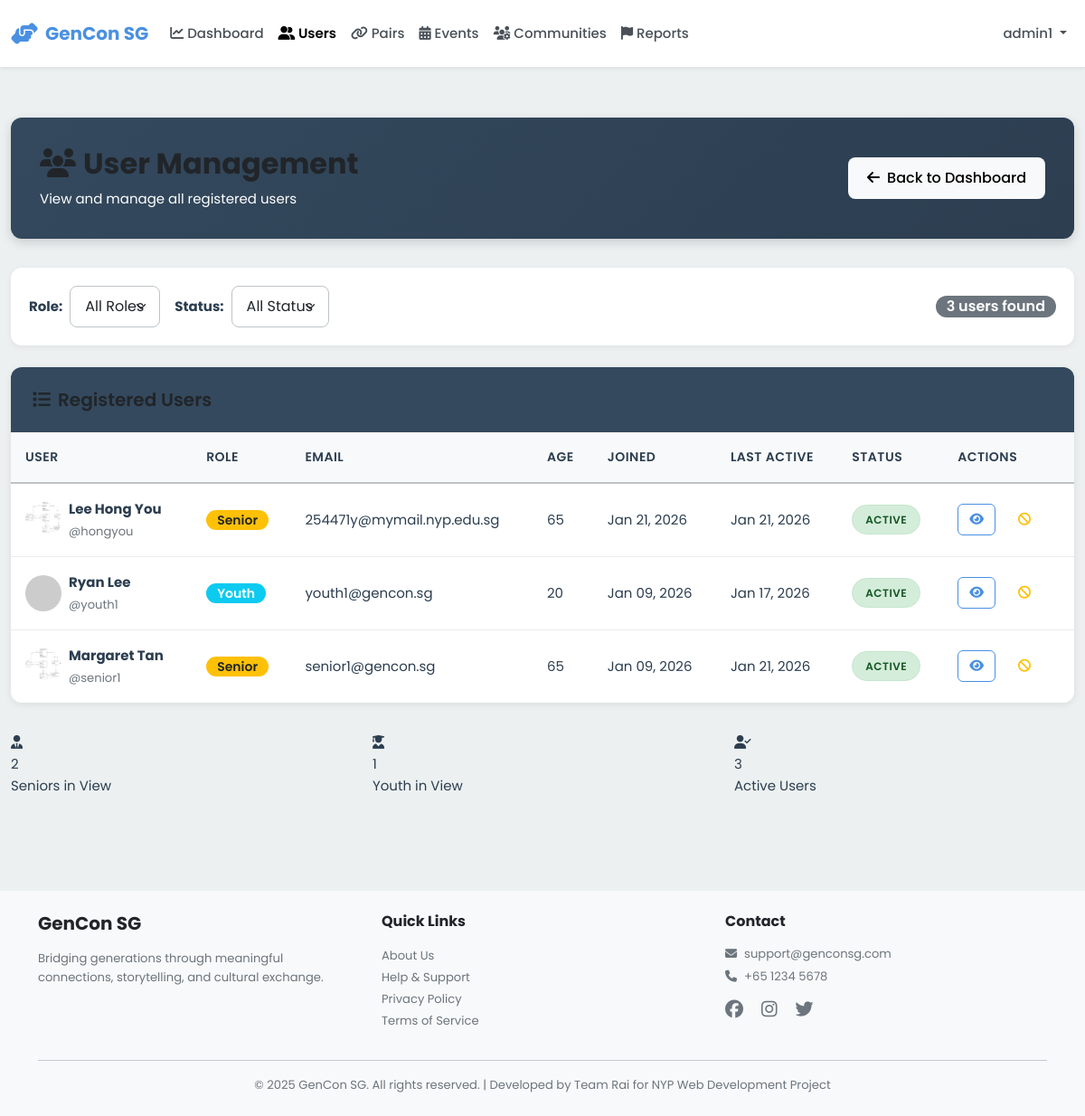
Before: /admin/users (signed in) with the older database file.
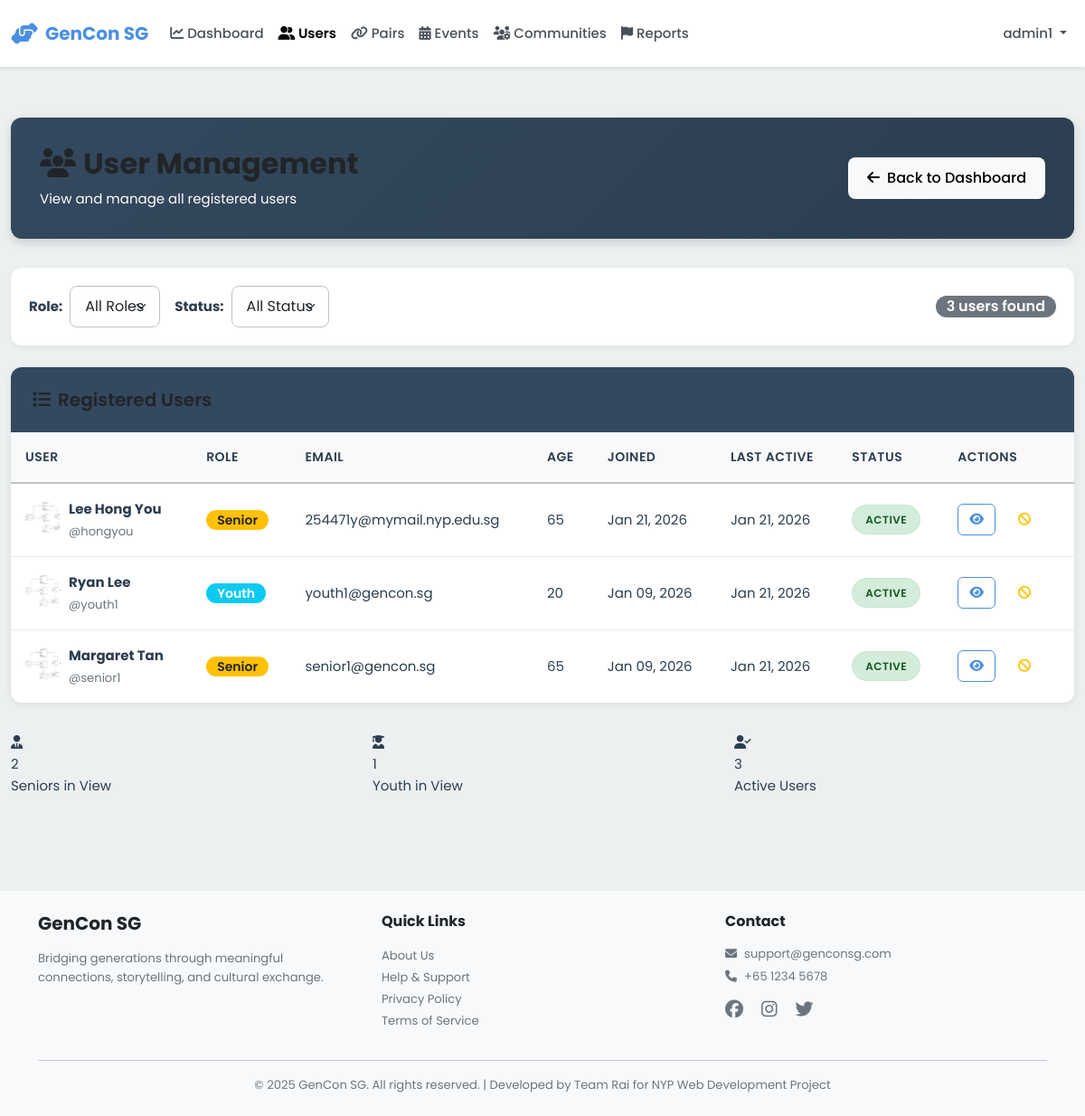
After: the same page with the newer database file.
### models.py (models this page shows, shortened)
class User(db.Model):
    __tablename__ = 'users'
    id = db.Column(db.Integer, primary_key=True)
    username = db.Column(db.String(80), unique=True, nullable=False, index=True)
    password_hash = db.Column(db.String(255), nullable=False)
    email = db.Column(db.String(120), unique=True, nullable=False, index=True)
    full_name = db.Column(db.String(120), nullable=False)
    phone = db.Column(db.String(20))
    age = db.Column(db.Integer, nullable=False)
    bio = db.Column(db.Text)  # User biography
    school = db.Column(db.String(255))  # School or organization for youth
    role = db.Column(db.String(20), nullable=False)  # 'senior', 'youth', or 'admin'
    profile_picture = db.Column(db.String(255), default='default-avatar.png')
    interests_json = db.Column(db.Text)  # Stores interests as JSON array
    languages_json = db.Column(db.Text)  # Stores languages as JSON array
    accessibility_settings_json = db.Column(db.Text)  # Stores settings as JSON object
    created_at = db.Column(db.DateTime, default=datetime.utcnow, nullable=False)
    last_active = db.Column(db.DateTime, default=datetime.utcnow, nullable=False)
    is_active = db.Column(db.Boolean, default=True)
    stories = db.relationship('Story', back_populates='user', lazy='dynamic')
    sent_messages = db.relationship('Message', foreign_keys='Message.sender_id',
                                   back_populates='sender', lazy='dynamic')
    received_messages = db.relationship('Message', foreign_keys='Message.recipient_id',
                                       back_populates='recipient', lazy='dynamic')
    senior_pairs = db.relationship('Pair', foreign_keys='Pair.senior_id',
                                   back_populates='senior', lazy='dynamic')
    youth_pairs = db.relationship('Pair', foreign_keys='Pair.youth_id',
                                 back_populates='youth', lazy='dynamic')
    streak = db.relationship('Streak', back_populates='user', uselist=False)
    badges = db.relationship('Badge', back_populates='user', lazy='dynamic')
    checkins = db.relationship('Checkin', back_populates='user', lazy='dynamic')
    @property
    def interests(self):
        """Get interests as Python list from JSON string."""
        if self.interests_json:
            return json.loads(self.interests_json)
        return []
    @interests.setter
    def interests(self, value):
        """Set interests from Python list, store as JSON string."""
        self.interests_json = json.dumps(value)
    @property
    def languages(self):
        """Get languages as Python list from JSON string."""
        if self.languages_json:
            return json.loads(self.languages_json)
        return []
    @languages.setter
    def languages(self, value):
        """Set languages from Python list, store as JSON string."""
        self.languages_json = json.dumps(value)
    @property
    def accessibility_settings(self):
        """Get accessibility settings as Python dict from JSON string."""
        if self.accessibility_settings_json:
            return json.loads(self.accessibility_settings_json)
        return {}

### blueprints/admin.py (the view)
@admin_bp.route('/users')
@admin_required
def users():
    role_filter = request.args.get('role', 'all')
    status_filter = request.args.get('status', 'all')
    query = User.query.filter(User.role != 'admin')
    if role_filter != 'all':
        query = query.filter_by(role=role_filter)
    if status_filter == 'active':
        query = query.filter_by(is_active=True)
    elif status_filter == 'inactive':
        query = query.filter_by(is_active=False)
    users = query.order_by(User.created_at.desc()).all()
    return render_template('admin/users.html',
                         users=users,
                         role_filter=role_filter,
                         status_filter=status_filter)

### templates/admin/users.html (shortened to what this page needs)
{% extends "base.html" %}
{% block extra_css %}
<link rel="stylesheet" href="{{ url_for('static', filename='css/admin.css') }}">
{% endblock %}
{% block content %}
<div class="container-fluid py-4">
    <div class="admin-header">
        <div class="d-flex justify-content-between align-items-center">
            <div>
                <h1><i class="fas fa-users me-2"></i>User Management</h1>
                <p class="mb-0">View and manage all registered users</p>
            </div>
            <a href="{{ url_for('admin.dashboard') }}" class="btn btn-light">
                <i class="fas fa-arrow-left me-2"></i>Back to Dashboard
            </a>
        </div>
    </div>
    <div class="filter-bar">
        <form method="GET" class="d-flex gap-3 flex-wrap align-items-center w-100">
            <div class="d-flex align-items-center gap-2">
                <label for="role" class="fw-bold text-nowrap">Role:</label>
                <select name="role" id="role" class="form-select" onchange="this.form.submit()">
                    <option value="all" {% if role_filter == 'all' %}selected{% endif %}>All Roles</option>
                </select>
            </div>
            <div class="d-flex align-items-center gap-2">
                <label for="status" class="fw-bold text-nowrap">Status:</label>
                <select name="status" id="status" class="form-select" onchange="this.form.submit()">
                    <option value="all" {% if status_filter == 'all' %}selected{% endif %}>All Status</option>
                </select>
            </div>
            <div class="ms-auto">
                <span class="badge bg-secondary fs-6">{{ users|length }} users found</span>
            </div>
        </form>
    </div>
    <div class="data-table-container">
        <div class="table-header">
            <h3><i class="fas fa-list me-2"></i>Registered Users</h3>
        </div>
        {% if users %}
        <table class="data-table">
            <thead>
                <tr>
                    <th>User</th>
                    <th>Role</th>
                    <th>Email</th>
                    <th>Age</th>
                    <th>Joined</th>
                    <th>Last Active</th>
                    <th>Status</th>
                    <th>Actions</th>
                </tr>
            </thead>
            <tbody>
                {% for user in users %}
                <tr>
                    <td>
                        <div class="d-flex align-items-center gap-2">
                            <img src="{{ url_for('static', filename='images/' + (user.profile_picture or 'default-avatar.png')) }}"
                                 alt="Avatar"
                                 class="rounded-circle"
                                 style="width: 40px; height: 40px; object-fit: cover;"
                                 onerror="this.src='https://ui-avatars.com/api/?name={{ user.full_name }}&background=random'">
                            <div>
                                <div class="fw-bold">{{ user.full_name }}</div>
                                <small class="text-muted">@{{ user.username }}</small>
                            </div>
                        </div>
                    </td>
                    <td>
                        <span class="badge {% if user.role == 'senior' %}bg-warning text-dark{% else %}bg-info{% endif %}">
                            {{ user.role|capitalize }}
                        </span>
                    </td>
                    <td>{{ user.email }}</td>
                    <td>{{ user.age }}</td>
                    <td>{{ user.created_at.strftime('%b %d, %Y') }}</td>
                    <td>{{ user.last_active.strftime('%b %d, %Y') }}</td>
                    <td>
                        {% if user.is_active %}
                        <span class="status-badge active">Active</span>
                        {% else %}
                        <span class="status-badge inactive">Inactive</span>
                        {% endif %}
                    </td>
                    <td>
                        <a href="{{ url_for('admin.user_detail', user_id=user.id) }}"
                           class="btn btn-sm btn-outline-primary table-action-btn"
                           title="View Details">
                            <i class="fas fa-eye"></i>
                        </a>
                        <button class="btn btn-sm btn-outline-warning table-action-btn"
                                title="Toggle Status"
                                onclick="toggleUserStatus({{ user.id }})">
                            <i class="fas fa-ban"></i>
                        </button>
                    </td>
                </tr>
                {% endfor %}
            </tbody>
        </table>
        {% else %}
        <div class="text-center py-5">
            <i class="fas fa-users fa-3x text-muted mb-3"></i>
            <h5 class="text-muted">No users found</h5>
            <p class="text-muted">Try adjusting your filters</p>
        </div>
        {% endif %}
    </div>
    <div class="row mt-4">
        <div class="col-md-4">
            <div class="stat-card seniors">
                <div class="stat-icon"><i class="fas fa-user-tie"></i></div>
                <div class="stat-value">{{ users|selectattr('role', 'equalto', 'senior')|list|length }}</div>
                <div class="stat-label">Seniors in View</div>
            </div>
        </div>
        <div class="col-md-4">
            <div class="stat-card youth">
                <div class="stat-icon"><i class="fas fa-user-graduate"></i></div>
                <div class="stat-value">{{ users|selectattr('role', 'equalto', 'youth')|list|length }}</div>
                <div class="stat-label">Youth in View</div>
            </div>
        </div>
        <div class="col-md-4">
            <div class="stat-card">
                <div class="stat-icon"><i class="fas fa-user-check"></i></div>
                <div class="stat-value">{{ users|selectattr('is_active')|list|length }}</div>
                <div class="stat-label">Active Users</div>
            </div>
        </div>
    </div>
</div>
{% endblock %}

Changed rows visible on the page:
changed User "Ryan Lee": profile_picture: picture added in place of a placeholder; last_active "Jan 17, 2026" → "Jan 21, 2026"
